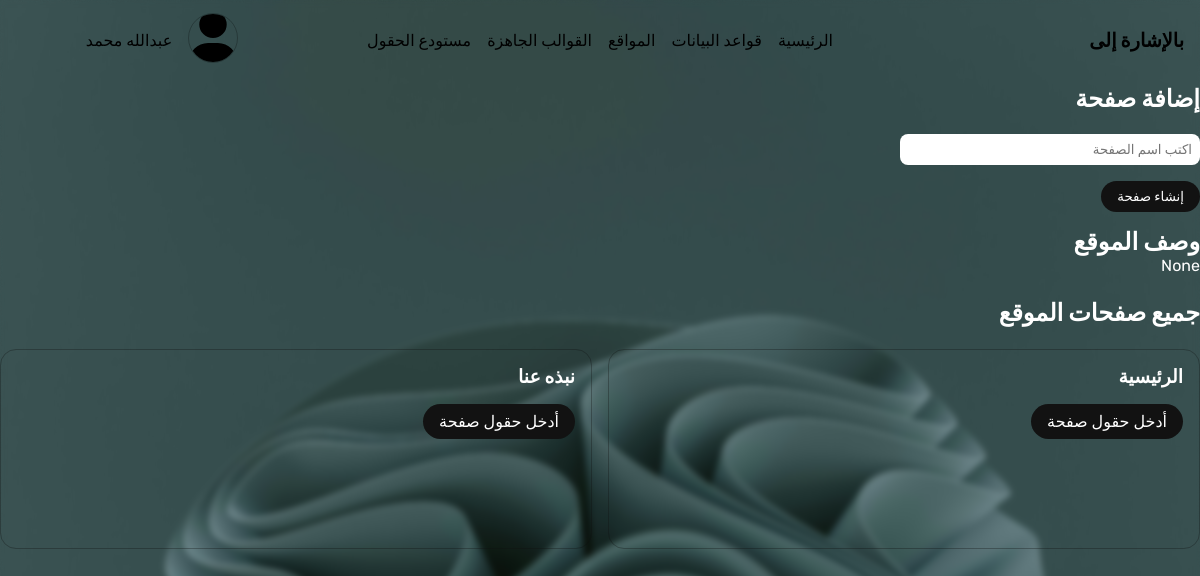
/v3/1/, run on an earlier commit of the app's database.
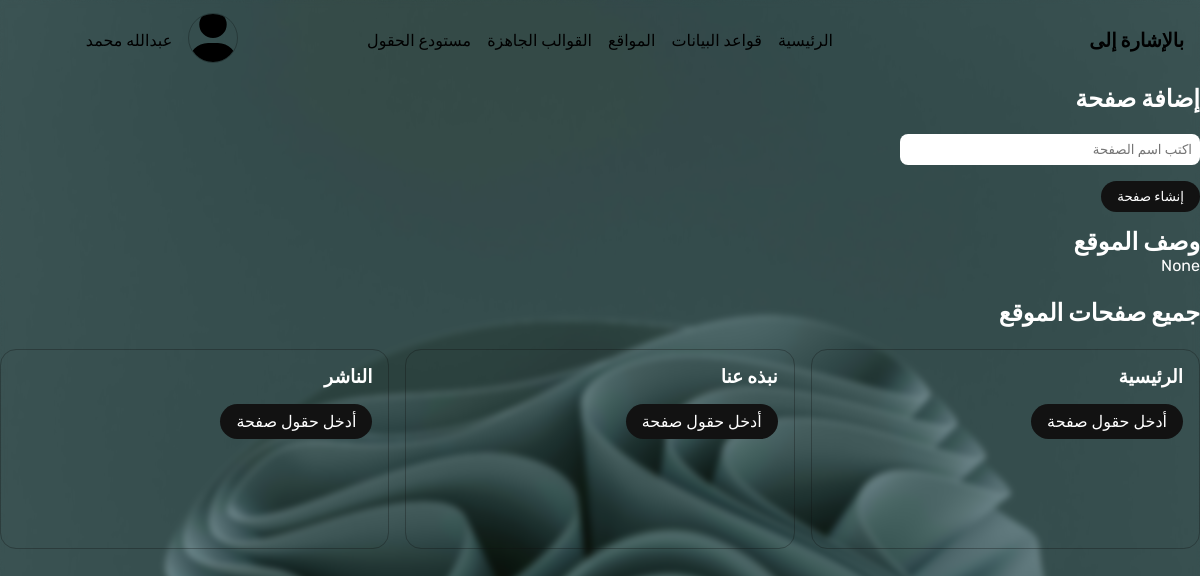
And on a later commit of the database.
### v3/models.py (models this page shows, shortened)
class Page(models.Model):
    website = models.ForeignKey('Website', related_name='pages', on_delete=models.CASCADE)
    name = models.CharField(max_length=200 )
    class Meta:
        db_table = ''
        managed = True
        verbose_name = 'Page'
        verbose_name_plural = 'Pages'

### v3/views.py (the view, shortened to what this page needs)
# urls.py: path("<int:id>/", website_details, name="website-details"),
def website_details(request, id):
    website = get_object_or_404(Website, id=id)
    context ={
        'website': website,
    }
    return render(request, 'v3/website-details.html', context)

### v3/models.py (called while the page is built)
    def __str__(self):
        return self.name

### v3/templates/v3/website-details.html (shortened to what this page needs)
{% extends 'base.html' %}
{% load static %}
{% block stylesheets %}
<link rel="stylesheet" href="{% static 'css/old-main.css' %}">
{% endblock stylesheets %}
{% block content %}
<section>
    <div class="container">
        <div class="section__heading">
            <h1>إضافة صفحة</h1>
            <form action="" method="post">
                <div class="field">
                    <input type="text" name="page-name-input" required placeholder="اكتب اسم الصفحة">
                </div>
                <button type="submit" class="btn btn-solid-dark">إنشاء صفحة</button>
            </form>
        </div>
    </div>
</section>
<section>
    <div class="container">
        <h1>وصف الموقع</h1>
        <p>
            {{website.description}}
        </p>
    </div>
</section>
<br>
<section>
    <div class="container">
        <div class="section__heading">
            <h1>جميع صفحات الموقع</h1>
        </div>
        <div class="section__content">
            <div class="grid">
                {% for page in website.pages.all %}
                    <div class="col">
                        <h3>
                            {{page.name}}
                        </h3>
                        <a href="{% url 'v3:page-details' page.id %}" class="btn btn-solid-dark">أدخل حقول صفحة</a>
                    </div>
                {% endfor %}
            </div>
        </div>
    </div>
</section>
{% endblock content %}

What changed in the data, as far as the page shows it:
added Page: name "الناشر"
